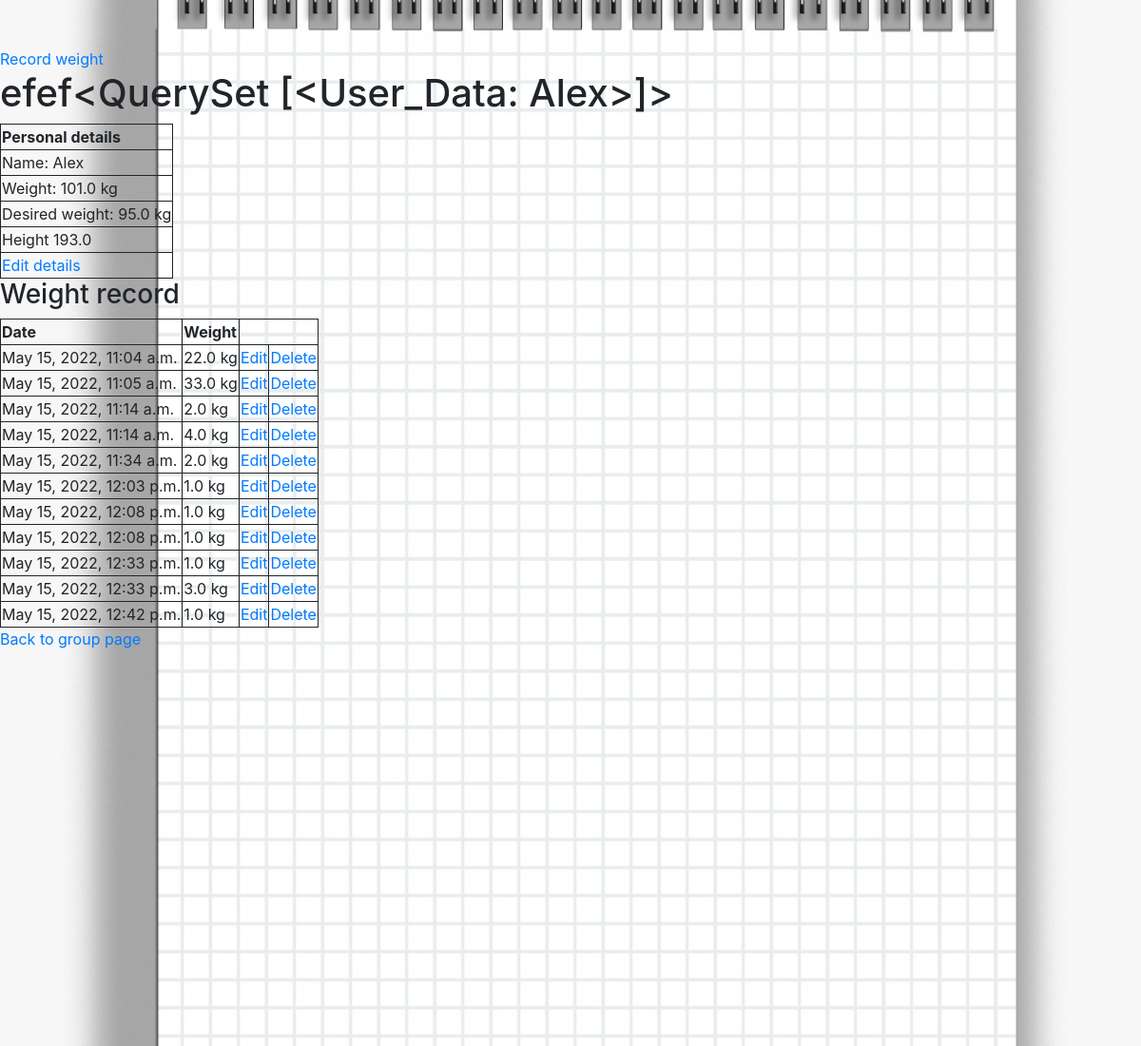
/account/ (signed in), run on an earlier commit of the app's database.
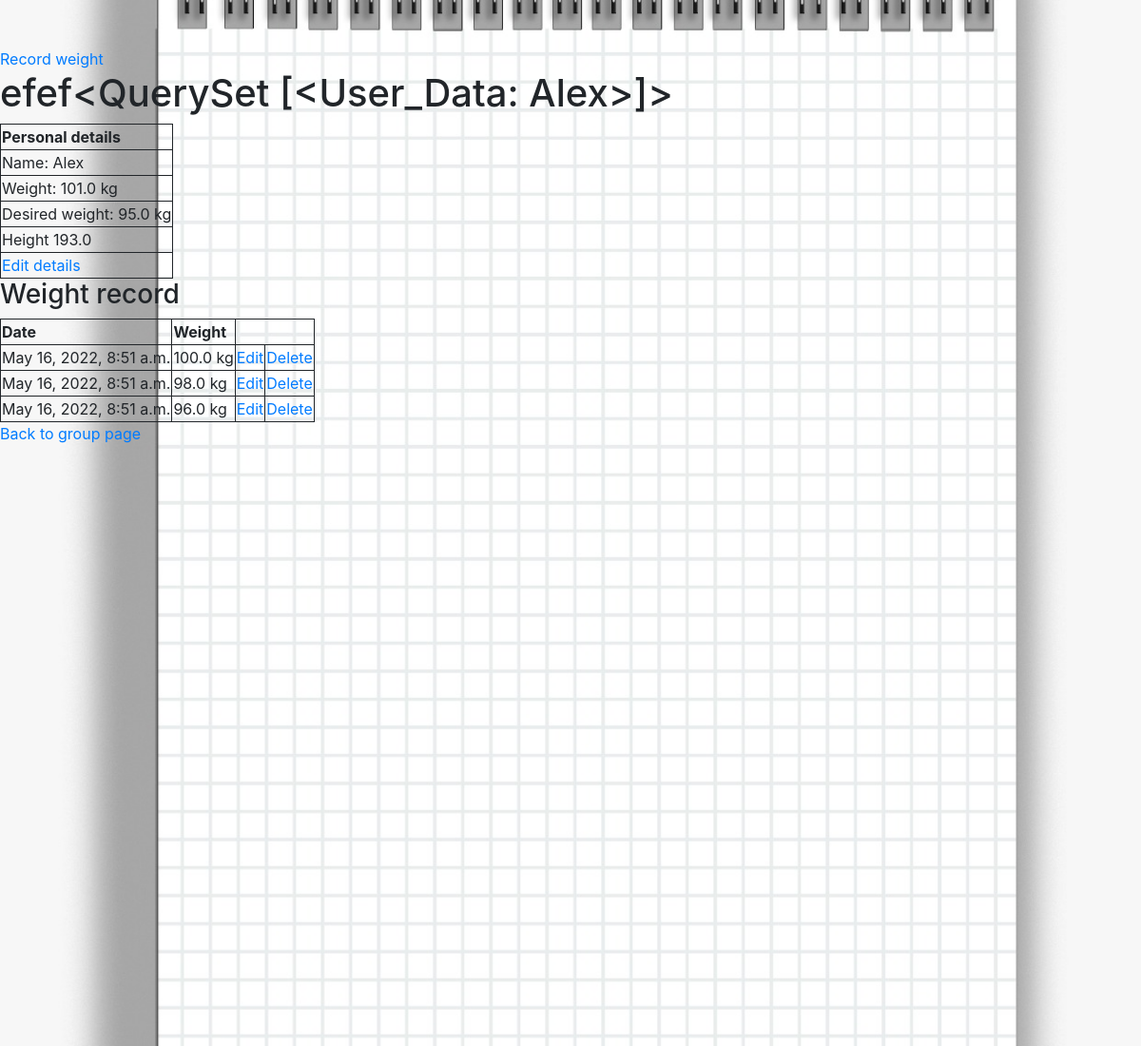
And on a later commit of the database.
### ffwc_app/models.py (models this page shows, shortened)
class User_Data(models.Model):
    user = models.ForeignKey(
                    User, on_delete=models.CASCADE, null=True, blank=True)
    name = models.CharField(max_length=20)
    weight = models.FloatField()
    goal_weight = models.FloatField()
    height = models.FloatField()
    created = models.DateTimeField(auto_now_add=True)
    def __str__(self):
        return self.name
    class Meta:
        ordering = ['created']

class Weight_Update(models.Model):
    user = models.ForeignKey(User_Data, on_delete=models.CASCADE,
                                                    null=True, blank=True)
    weight_update = models.FloatField(default=0)
    created = models.DateTimeField(auto_now_add=True)
    class Meta:
        ordering = ['created']

### ffwc_app/views.py (the view)
# urls.py: path('account/', PersonalPage.as_view(), name='account'),
class PersonalPage(ListView, LoginRequiredMixin):
    model = User_Data
    context_object_name = 'user_data'
    template_name = 'ffwc_app/personal_page.html'
    def get_context_data(self, **kwargs):
        context = super().get_context_data(**kwargs)
        context['user_data'] = context['user_data'].filter(user=self.request.user)
        context['weight_update'] = Weight_Update.objects.all().filter(
                                                    user=self.request.user.id)
        return context

### ffwc_app/templates/ffwc_app/personal_page.html
{% extends 'ffwc_app/base.html' %}
{% block content %}
    <a href="{% url 'update-weight' %}">Record weight</a>
    <h1>efef{{ user_data }}</h1>
    <table>
      <tr>
        <th>Personal details</th>
      </tr>
      {% for data in user_data %}
      <tr>
        <td>Name: {{ data.name }}</td>
      </tr>
      <tr>
        <td>Weight: {{ data.weight }} kg</td>
      </tr>
      <tr>
        <td>Desired weight: {{ data.goal_weight }} kg</td>
      </tr>
      <tr>
        <td>Height {{ data.height }}</td>
      </tr>
      <tr>
        <td><a href="{% url 'update-details' data.id %}">Edit details</a></td>
      </tr>
      {% empty %}
          <h2>Empty!</h2>
          <a href="{% url 'new-details' %}">Fill your personal details</a>
      {% endfor %}
    </table>
    <h3>Weight record</h3>
    <table>
      <tr>
        <th>Date</th>
        <th>Weight</th>
      </tr>
      {% for record in weight_update %}
      <tr>
        <td>{{ record.created }}</td>
        <td>{{ record.weight_update }} kg</td>
        <td><a href="{% url 'edit-update-weight' record.id %}">Edit</a></td>
        <td><a href="{% url 'delete-weight' record.id %}">Delete</a></td>
      </tr>
      {% empty %}
          <h2>Empty!</h2>
      {% endfor %}
    </table>
  <a href="{% url 'group' %}">Back to group page</a>
{% endblock %}

### ffwc_app/templates/ffwc_app/base.html (shortened to what this page needs)
{% load static %}
<!DOCTYPE html>
<html lang="en" dir="ltr">
  <head>
    <link rel="stylesheet" href="https://stackpath.bootstrapcdn.com/bootstrap/4.3.1/css/bootstrap.min.css">
    <link rel="stylesheet" href="{% static 'base/main.css' %}">
  </head>
  <body>
    <div class="background_image">
      <div class="content">
        {% block content %}{% endblock content %}
      </div>
    </div>
  </body>
</html>

### ffwc_app/static/base/main.css (style rules this page uses)
html { background-color: #17605d !important; }
.background_image { background-image: url("background.jpeg"); height: 1100px; background-position: center; background-repeat: no-repeat; background-size: cover; position: relative; padding-top: 50px; }
table, th, td { border: 1px solid; }

What changed in the data, as far as the page shows it:
removed Weight_Update: created "May 15, 2022, 11:04 a.m.", weight_update "22.0"
removed Weight_Update: created "May 15, 2022, 11:05 a.m.", weight_update "33.0"
removed Weight_Update: created "May 15, 2022, 11:14 a.m.", weight_update "2.0"
removed Weight_Update: created "May 15, 2022, 11:14 a.m.", weight_update "4.0"
removed Weight_Update: created "May 15, 2022, 11:34 a.m.", weight_update "2.0"
removed Weight_Update: created "May 15, 2022, 12:03 p.m.", weight_update "1.0"
removed Weight_Update: created "May 15, 2022, 12:08 p.m.", weight_update "1.0"
removed Weight_Update: created "May 15, 2022, 12:08 p.m.", weight_update "1.0"
removed Weight_Update: created "May 15, 2022, 12:33 p.m.", weight_update "1.0"
removed Weight_Update: created "May 15, 2022, 12:33 p.m.", weight_update "3.0"
removed Weight_Update: created "May 15, 2022, 12:42 p.m.", weight_update "1.0"
added Weight_Update: created "May 16, 2022, 8:51 a.m.", weight_update "100.0"
added Weight_Update: created "May 16, 2022, 8:51 a.m.", weight_update "98.0"
added Weight_Update: created "May 16, 2022, 8:51 a.m.", weight_update "96.0"
